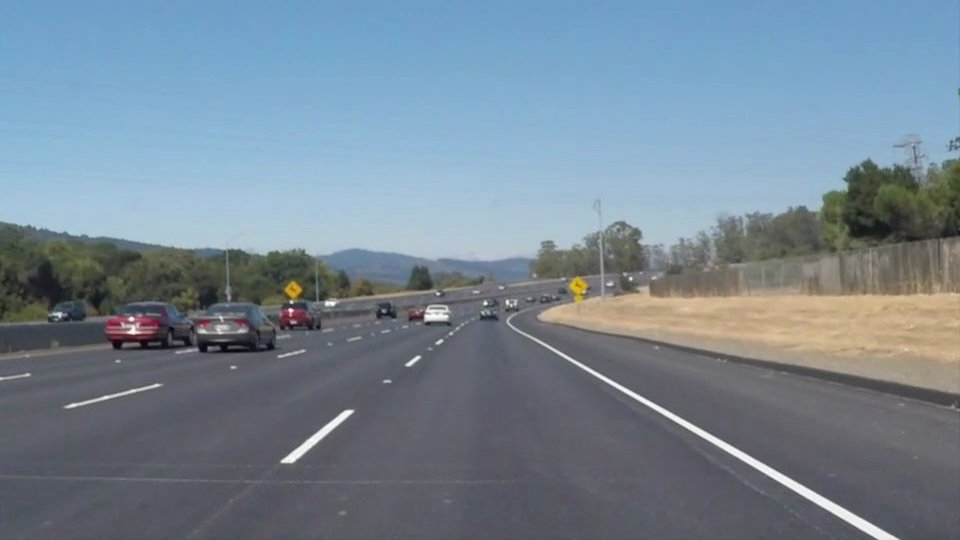
#> input picture Code/Term01-Computer-Vision-and-Deep-Learning/P1-LaneLines/test_images/solidWhiteCurve.jpg, 960 x 540 px; its folder holds only this picture in this run
$ python perspective_utils.py   (older library calls are emulated)
#> lines starting #> are read from the running program, lines starting #| are printed output that depends on the picture; after the words box and inside, x2 and y2 are one past the last pixel; in counts of white or black regions, pixels touching at a corner belong together
### Project/project_4_advanced_lane_finding/calibration_utils.py
import cv2
import numpy as np
import glob
import matplotlib.pyplot as plt
import os.path as path
import pickle


def lazy_calibration(func):
    """
    Decorator for calibration function to avoid re-computing calibration every time.
    """
    calibration_cache = 'camera_cal/calibration_data.pickle'

    def wrapper(*args, **kwargs):
        if path.exists(calibration_cache):
            print('Loading cached camera calibration...', end=' ')
            with open(calibration_cache, 'rb') as dump_file:
#> (reads Project/project_4_advanced_lane_finding/camera_cal/calibration_data.pickle from the repository)
                calibration = pickle.load(dump_file)
        else:
            print('Computing camera calibration...', end=' ')
            calibration = func(*args, **kwargs)
            with open(calibration_cache, 'wb') as dump_file:
                pickle.dump(calibration, dump_file)
        print('Done.')
        return calibration

    return wrapper


# [48 lines left out: function calibrate_camera, not called in this run]


def undistort(frame, mtx, dist, verbose=False):
    """
    Undistort a frame given camera matrix and distortion coefficients.
    :param frame: input frame
    :param mtx: camera matrix
    :param dist: distortion coefficients
    :param verbose: if True, show frame before/after distortion correction
    :return: undistorted frame
    """
    frame_undistorted = cv2.undistort(frame, mtx, dist, newCameraMatrix=mtx)

    if verbose:
        fig, ax = plt.subplots(nrows=1, ncols=2)
        ax[0].imshow(cv2.cvtColor(frame, cv2.COLOR_BGR2RGB))
        ax[1].imshow(cv2.cvtColor(frame_undistorted, cv2.COLOR_BGR2RGB))
        plt.show()

    return frame_undistorted


# [10 lines that do not run on import are left out]

### Project/project_4_advanced_lane_finding/binarization_utils.py
import cv2
import numpy as np
import glob
import matplotlib.pyplot as plt


# selected threshold to highlight yellow lines
yellow_HSV_th_min = np.array([0, 70, 70])
yellow_HSV_th_max = np.array([50, 255, 255])


def thresh_frame_in_HSV(frame, min_values, max_values, verbose=False):
    """
    Threshold a color frame in HSV space
    """
    HSV = cv2.cvtColor(frame, cv2.COLOR_BGR2HSV)

    min_th_ok = np.all(HSV > min_values, axis=2)
    max_th_ok = np.all(HSV < max_values, axis=2)

    out = np.logical_and(min_th_ok, max_th_ok)

    if verbose:
        plt.imshow(out, cmap='gray')
        plt.show()

    return out


def thresh_frame_sobel(frame, kernel_size):
    """
    Apply Sobel edge detection to an input frame, then threshold the result
    """
    gray = cv2.cvtColor(frame, cv2.COLOR_BGR2GRAY)

    sobel_x = cv2.Sobel(gray, cv2.CV_64F, 1, 0, ksize=kernel_size)
    sobel_y = cv2.Sobel(gray, cv2.CV_64F, 0, 1, ksize=kernel_size)

    sobel_mag = np.sqrt(sobel_x ** 2 + sobel_y ** 2)
    sobel_mag = np.uint8(sobel_mag / np.max(sobel_mag) * 255)

    _, sobel_mag = cv2.threshold(sobel_mag, 50, 1, cv2.THRESH_BINARY)

    return sobel_mag.astype(bool)


def get_binary_from_equalized_grayscale(frame):
    """
    Apply histogram equalization to an input frame, threshold it and return the (binary) result.
    """
    gray = cv2.cvtColor(frame, cv2.COLOR_BGR2GRAY)

    eq_global = cv2.equalizeHist(gray)

    _, th = cv2.threshold(eq_global, thresh=250, maxval=255, type=cv2.THRESH_BINARY)

    return th


def binarize(img, verbose=False):
    """
    Convert an input frame to a binary image which highlight as most as possible the lane-lines.

    :param img: input color frame
    :param verbose: if True, show intermediate results
    :return: binarized frame
    """
    h, w = img.shape[:2]

    binary = np.zeros(shape=(h, w), dtype=np.uint8)

    # highlight yellow lines by threshold in HSV color space
    HSV_yellow_mask = thresh_frame_in_HSV(img, yellow_HSV_th_min, yellow_HSV_th_max, verbose=False)
    binary = np.logical_or(binary, HSV_yellow_mask)

    # highlight white lines by thresholding the equalized frame
    eq_white_mask = get_binary_from_equalized_grayscale(img)
    binary = np.logical_or(binary, eq_white_mask)

    # get Sobel binary mask (thresholded gradients)
    sobel_mask = thresh_frame_sobel(img, kernel_size=9)
    binary = np.logical_or(binary, sobel_mask)

    # apply a light morphology to "fill the gaps" in the binary image
    kernel = np.ones((5, 5), np.uint8)
    closing = cv2.morphologyEx(binary.astype(np.uint8), cv2.MORPH_CLOSE, kernel)

    if verbose:
        f, ax = plt.subplots(2, 3)
        f.set_facecolor('white')
        ax[0, 0].imshow(cv2.cvtColor(img, cv2.COLOR_BGR2RGB))
        ax[0, 0].set_title('input_frame')
        ax[0, 0].set_axis_off()
        ax[0, 0].set_axis_bgcolor('red')
        ax[0, 1].imshow(eq_white_mask, cmap='gray')
        ax[0, 1].set_title('white mask')
        ax[0, 1].set_axis_off()

        ax[0, 2].imshow(HSV_yellow_mask, cmap='gray')
        ax[0, 2].set_title('yellow mask')
        ax[0, 2].set_axis_off()

        ax[1, 0].imshow(sobel_mask, cmap='gray')
        ax[1, 0].set_title('sobel mask')
        ax[1, 0].set_axis_off()

        ax[1, 1].imshow(binary, cmap='gray')
        ax[1, 1].set_title('before closure')
        ax[1, 1].set_axis_off()

        ax[1, 2].imshow(closing, cmap='gray')
        ax[1, 2].set_title('after closure')
        ax[1, 2].set_axis_off()
        plt.show()

    return closing


# [6 lines that do not run on import are left out]

### Project/project_4_advanced_lane_finding/perspective_utils.py
import numpy as np
import cv2
import glob
import matplotlib.pyplot as plt
from calibration_utils import calibrate_camera, undistort
from binarization_utils import binarize


def birdeye(img, verbose=False):
    """
    Apply perspective transform to input frame to get the bird's eye view.
    :param img: input color frame
    :param verbose: if True, show the transformation result
    :return: warped image, and both forward and backward transformation matrices
    """
    h, w = img.shape[:2]

    src = np.float32([[w, h-10],    # br
                      [0, h-10],    # bl
                      [546, 460],   # tl
                      [732, 460]])  # tr
    dst = np.float32([[w, h],       # br
                      [0, h],       # bl
                      [0, 0],       # tl
                      [w, 0]])      # tr

    M = cv2.getPerspectiveTransform(src, dst)
    Minv = cv2.getPerspectiveTransform(dst, src)

    warped = cv2.warpPerspective(img, M, (w, h), flags=cv2.INTER_LINEAR)

    if verbose:
        f, axarray = plt.subplots(1, 2)
        f.set_facecolor('white')
        axarray[0].set_title('Before perspective transform')
        axarray[0].imshow(img, cmap='gray')
        for point in src:
            axarray[0].plot(*point, '.')
        axarray[1].set_title('After perspective transform')
        axarray[1].imshow(warped, cmap='gray')
        for point in dst:
            axarray[1].plot(*point, '.')
        for axis in axarray:
            axis.set_axis_off()
        plt.show()

    return warped, M, Minv


if __name__ == '__main__':

    ret, mtx, dist, rvecs, tvecs = calibrate_camera(calib_images_dir='camera_cal')

    # show result on test images
    for test_img in glob.glob('test_images/*.jpg'):

        img = cv2.imread(test_img)
#> img is the input picture: shape (540, 960, 3); mean B, G, R 148.1, 134.5, 118.5

        img_undistorted = undistort(img, mtx, dist, verbose=False)

        img_binary = binarize(img_undistorted, verbose=False)
#> in thresh_frame_in_HSV, `HSV = cv2.cvtColor(frame, cv2.COLOR_BGR2HSV)`: HSV: shape (540, 960, 3); mean H, S, V 98.1, 53.9, 152.5
#> in thresh_frame_in_HSV, `min_th_ok = np.all(HSV > min_values, axis=2)`:
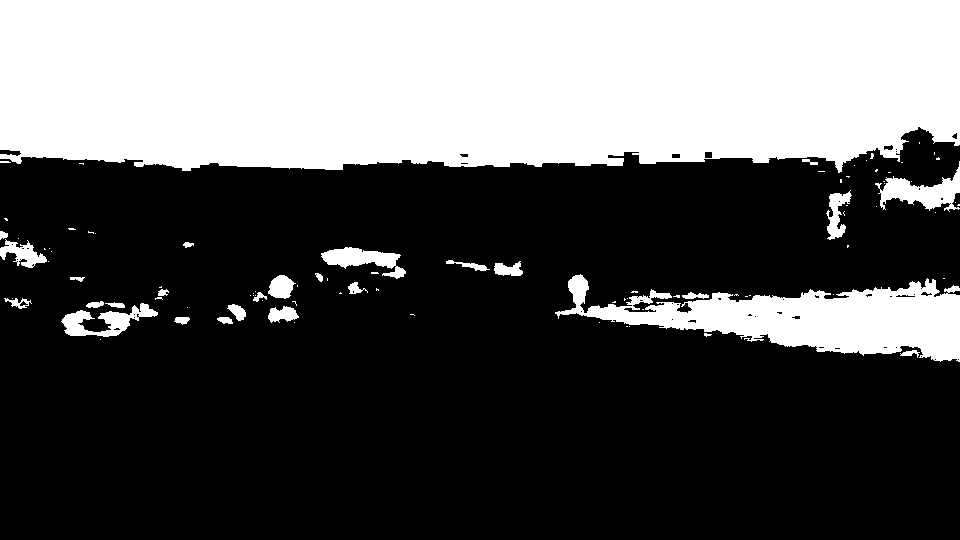
#> min_th_ok: shape (540, 960) bool; 34.7% white; 94 white regions (66 under 20 px), largest, box (x1, y1, x2, y2) and area: (0, 0, 960, 173) 154438, (555, 274, 960, 362) 16966, (875, 161, 960, 212) 1757
#> in thresh_frame_in_HSV, `max_th_ok = np.all(HSV < max_values, axis=2)`: max_th_ok: shape (540, 960) bool; 14% white; 57 white regions (35 under 20 px), largest, box (x1, y1, x2, y2) and area: (532, 158, 960, 396) 55853, (59, 243, 487, 311) 11936, (0, 229, 67, 292) 2745
#> in thresh_frame_in_HSV, `out = np.logical_and(min_th_ok, max_th_ok)`: out: shape (540, 960) bool; 4.1% white; 57 white regions (44 under 20 px), largest, box (x1, y1, x2, y2) and area: (555, 274, 960, 362) 16964, (875, 161, 960, 212) 1757, (0, 239, 47, 268) 645
#> in get_binary_from_equalized_grayscale, `gray = cv2.cvtColor(frame, cv2.COLOR_BGR2GRAY)`:
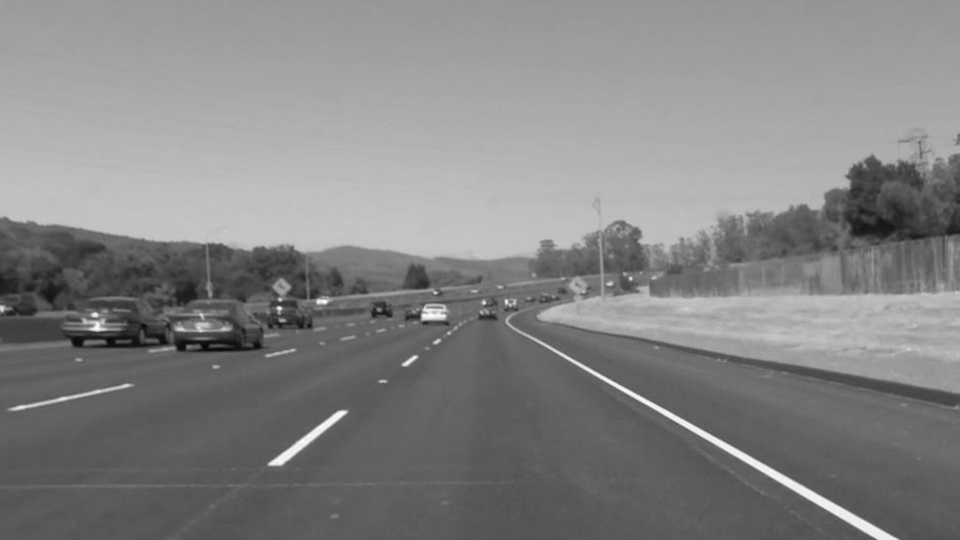
#> gray: shape (540, 960); min 7, max 253, mean 131.9
#> in get_binary_from_equalized_grayscale, `eq_global = cv2.equalizeHist(gray)`:
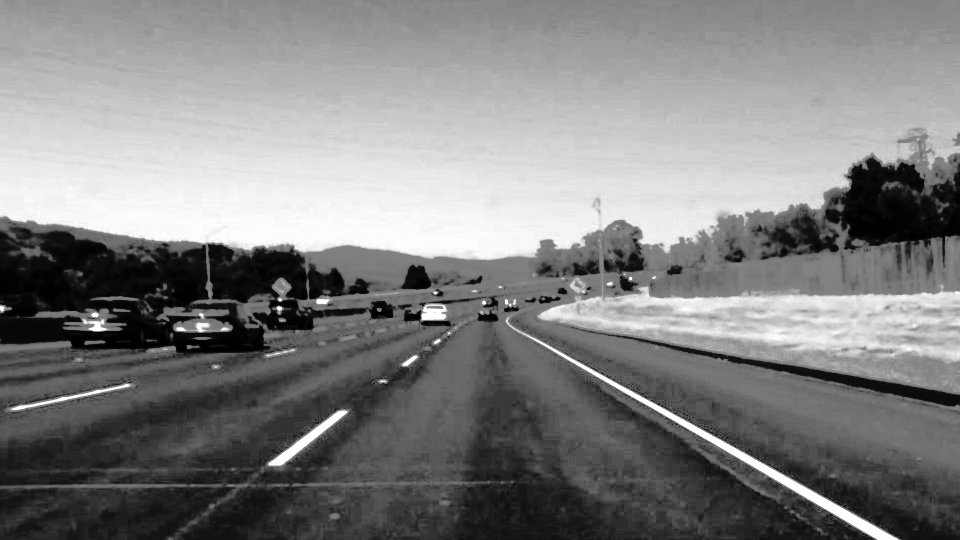
#> eq_global: shape (540, 960); min 0, max 255, mean 129.1
#> in get_binary_from_equalized_grayscale, `_, th = cv2.threshold(eq_global, thresh=250, maxval=255, type=cv2.THRE..`: th: shape (540, 960); 1.9% white; 98 white regions (81 under 20 px), largest, box (x1, y1, x2, y2) and area: (210, 215, 494, 251) 4532, (534, 339, 898, 540) 2310, (107, 212, 221, 242) 996
#> in binarize, `binary = np.logical_or(binary, eq_white_mask)`: binary: shape (540, 960) bool; 5.9% white; 147 white regions (118 under 20 px), largest, box (x1, y1, x2, y2) and area: (555, 274, 960, 362) 16989, (210, 215, 494, 251) 4532, (534, 339, 898, 540) 2310
#> in thresh_frame_sobel, `sobel_y = cv2.Sobel(gray, cv2.CV_64F, 0, 1, ksize=kernel_size)`:
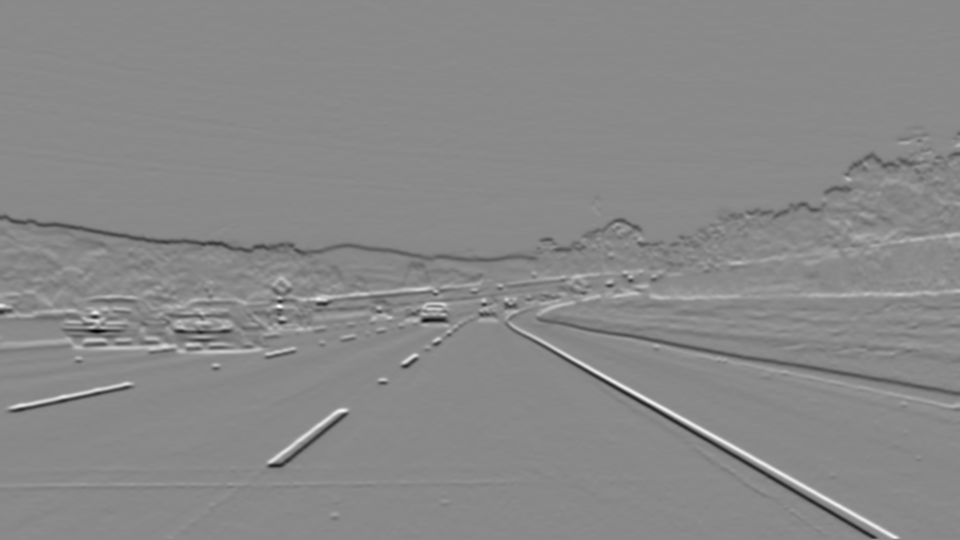
#> sobel_y: shape (540, 960) float64; min -1502296, max 1284917, mean -3659.7; drawn with min black and max white
#> in thresh_frame_sobel, `_, sobel_mag = cv2.threshold(sobel_mag, 50, 1, cv2.THRESH_BINARY)`: sobel_mag: shape (540, 960); values 0 (black) and 1 (white), 4.3% white; 191 white regions (103 under 20 px), largest, box (x1, y1, x2, y2) and area: (504, 309, 900, 540) 4108, (0, 215, 579, 262) 2445, (536, 295, 960, 396) 1826
#> in binarize, `binary = np.logical_or(binary, sobel_mask)`: binary: shape (540, 960) bool; 9.6% white; 258 white regions (166 under 20 px), largest, box (x1, y1, x2, y2) and area: (536, 251, 960, 396) 19479, (0, 212, 579, 262) 8165, (504, 309, 900, 540) 4997
#> in binarize, `closing = cv2.morphologyEx(binary.astype(np.uint8), cv2.MORPH_CLOSE, k..`:
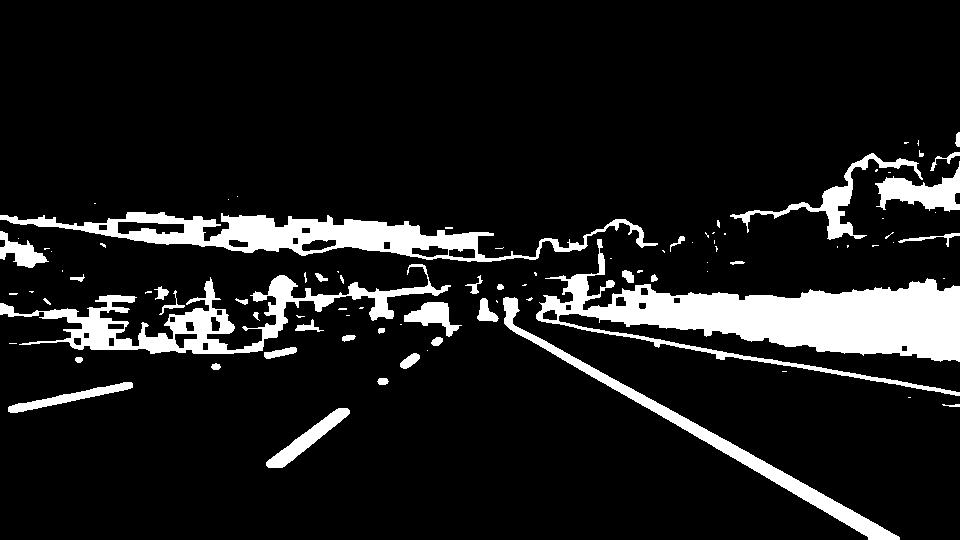
#> closing: shape (540, 960); values 0 (black) and 1 (white), 10.9% white; 91 white regions (52 under 20 px), largest, box (x1, y1, x2, y2) and area: (536, 239, 960, 396) 21263, (0, 212, 658, 262) 10689, (0, 264, 451, 354) 8633

        img_birdeye, M, Minv = birdeye(cv2.cvtColor(img_undistorted, cv2.COLOR_BGR2RGB), verbose=True)
#> in birdeye, `warped = cv2.warpPerspective(img, M, (w, h), flags=cv2.INTER_LINEAR)`:
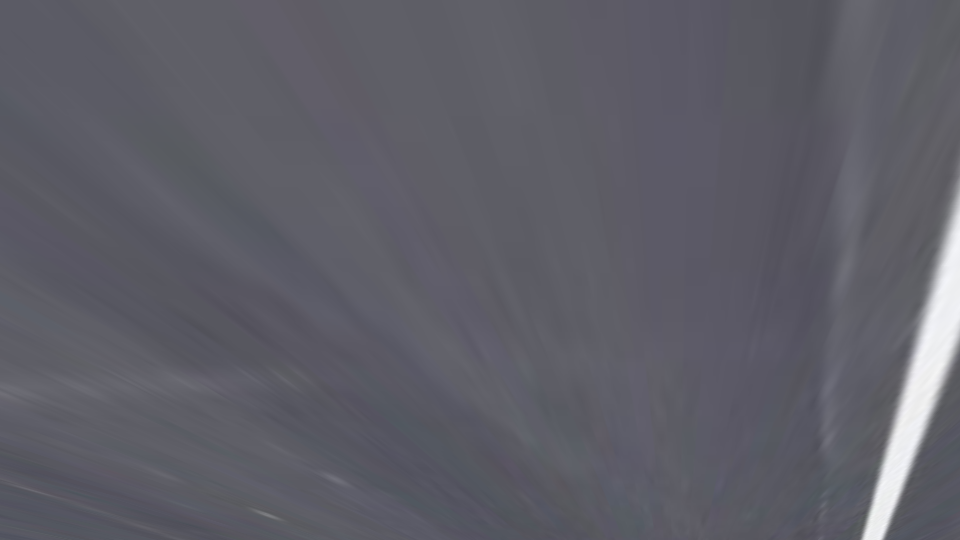
#> warped: shape (540, 960, 3); mean R, G, B 94.5, 94.2, 103.5
#> in birdeye, `plt.show()`:
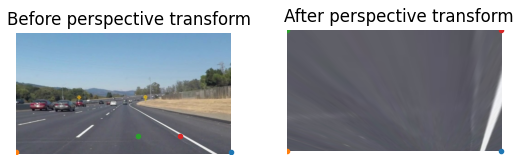
#> figure drawn by matplotlib, 2 panels
#> M = [[-0.196, -1.53, 809.9], [0, -1.51, 695.2], [2.17e-19, -0.00226, 1]]; Minv = [[0.194, -1.01, 546], [0, -0.662, 460], [0, -0.00149, 1]]
